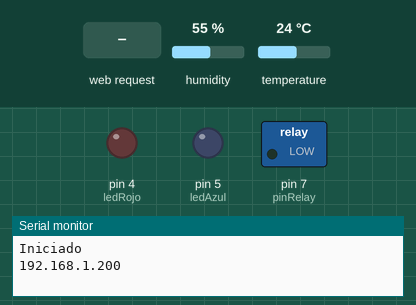
This sketch was run on a simulated Arduino Uno, built with avr-gcc and run on an emulated ATmega328P. Shown: switched loads named in the sketch (green lamp = pin HIGH), output pins drawn as LEDs (lit = HIGH), the last lines printed to the serial monitor. Inputs (shaded band) come from the test bench; at power-on: humidity 55 %, temperature 24 °C. WiFi joins after 1.5 s; servers stay silent unless stated.

Above: at 1.2 s.
1.3 s: HTTP request GET /ROJO_ON received
At 2.5 s:
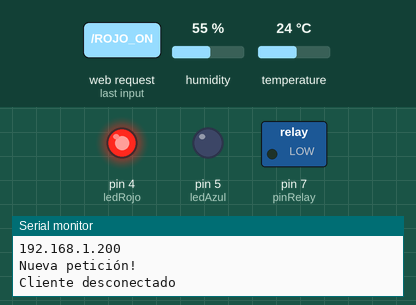
2.8 s: HTTP request GET /AZUL_ON received
At 4.0 s:
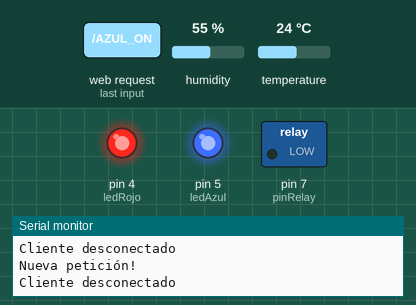
4.3 s: HTTP request GET /ROJO_OFF received
At 4.9 s:
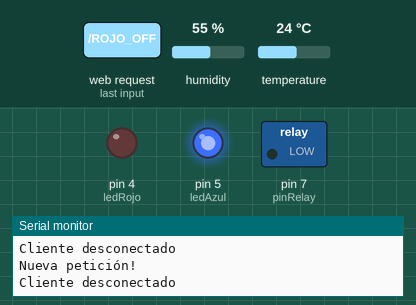
5.8 s: HTTP request GET /TODOS_ON received
At 6.4 s:
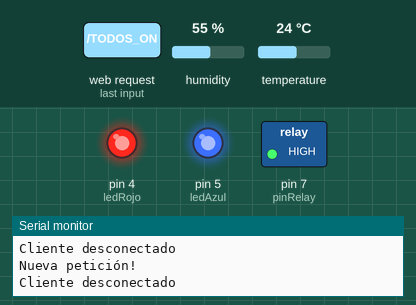
7.3 s: HTTP request GET /AZUL_OFF received
At 8.4 s:
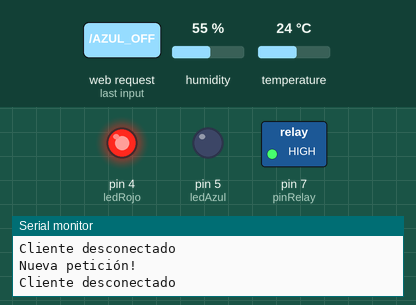
8.8 s: HTTP request GET /AMBOS_OFF received
At 9.9 s:
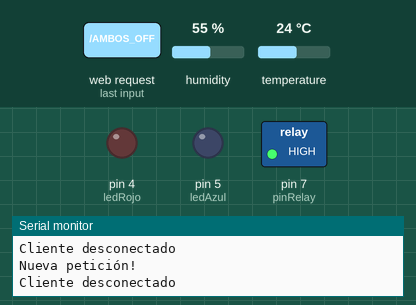
Timing chart, 0 to 11.3 s (numbered marks = the images above; inputs shaded):
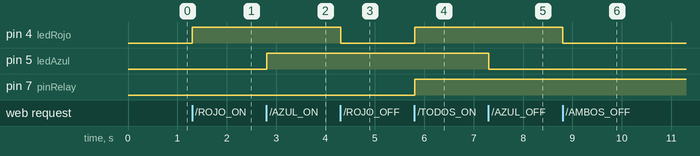

The sketch:

Practica_Ethernet_LED_Primer_Parcial.ino
```cpp
#include <SPI.h>
#include <Ethernet.h>
#include <DHT.h>
#include <Stepper.h>

// Dirección MAC e IP
byte MAC[] = {0xDE, 0xAD, 0xBE, 0xED, 0xAE, 0xAD};
IPAddress ip(192, 168, 1, 200);
EthernetServer server(80);

// Pines LED
const byte ledRojo = 4;
const byte ledAzul = 5;
const byte pinRelay = 7;  // Pin para el relay (ajusta según tu conexión)

// Estado de LEDs y Relay (usando bytes en lugar de Strings para ahorrar memoria)
byte estadoLedRojo = 0;  // 0 = apagado, 1 = encendido
byte estadoLedAzul = 0;  // 0 = apagado, 1 = encendido
byte estadoRelay = 0;    // 0 = apagado, 1 = encendido

// Sensor DHT11
#define DHTPIN 6          // Pin digital para el DHT11
#define DHTTYPE DHT11     // Tipo de sensor

DHT dht(DHTPIN, DHTTYPE); // Inicializa sensor

// Configuración del motor paso a paso
const int pasosPorRevolucion = 200; // Cambia según tu motor
const int velocidadMotor = 100; // RPM

const byte IN1 = 8;
const byte IN2 = 9;
const byte IN3 = 10;
const byte IN4 = 11;

Stepper motor(pasosPorRevolucion, IN1, IN2, IN3, IN4);
int ultimoAngulo = 0;

// Constantes para textos (usar PROGMEM para guardar strings en memoria de programa)
const char HTTP_HEAD[] PROGMEM = "HTTP/1.1 200 OK\r\nContent-Type: text/html\r\nConnection: close\r\n\r\n";
const char HTML_HEAD[] PROGMEM = "<!DOCTYPE html><html><head><title>Control Arduino</title><style>body{font-family:Arial;margin:10px}h1{color:#333;font-size:18px}a{color:blue;margin:5px;display:inline-block}</style></head><body>";
const char HTML_END[] PROGMEM = "</body></html>";

void setup() {
  pinMode(ledRojo, OUTPUT);
  pinMode(ledAzul, OUTPUT);
  pinMode(pinRelay, OUTPUT);

  // Inicializar relay apagado
  digitalWrite(pinRelay, LOW);

  Ethernet.begin(MAC, ip);
  server.begin();

  Serial.begin(9600);
  Serial.println(F("Iniciado")); // F() guarda strings en memoria flash
  Serial.println(Ethernet.localIP());

  dht.begin();  // Inicia el sensor
  motor.setSpeed(velocidadMotor); // Configura la velocidad del motor
}

// Función para enviar texto desde PROGMEM
void enviarTextoProgmem(EthernetClient &cliente, const char *texto) {
  char c;
  while ((c = pgm_read_byte(texto++))) {
    cliente.write(c);
  }
}

void loop() {
  EthernetClient cliente = server.available();

  if (cliente) {
    Serial.println(F("Nueva petición!"));
    String peticion = "";
    boolean estadoActual = true;
    boolean finDeLinea = true;
    char c;

    while (cliente.connected()) {
      if (cliente.available()) {
        c = cliente.read();
        peticion += c;

        // Procesar petición cuando se detecte una línea en blanco
        if (c == '\n' && finDeLinea) {
          // Control de LEDs
          if (peticion.indexOf(F("GET /ROJO_ON")) >= 0) {
            digitalWrite(ledRojo, HIGH);
            estadoLedRojo = 1;
          } else if (peticion.indexOf(F("GET /ROJO_OFF")) >= 0) {
            digitalWrite(ledRojo, LOW);
            estadoLedRojo = 0;
          }

          if (peticion.indexOf(F("GET /AZUL_ON")) >= 0) {
            digitalWrite(ledAzul, HIGH);
            estadoLedAzul = 1;
          } else if (peticion.indexOf(F("GET /AZUL_OFF")) >= 0) {
            digitalWrite(ledAzul, LOW);
            estadoLedAzul = 0;
          }

          // Control de TODOS (ambos LEDs y relay)
          if (peticion.indexOf(F("GET /TODOS_ON")) >= 0) {
            digitalWrite(ledRojo, HIGH);
            digitalWrite(ledAzul, HIGH);
            digitalWrite(pinRelay, HIGH);
            estadoLedRojo = 1;
            estadoLedAzul = 1;
            estadoRelay = 1;
          } else if (peticion.indexOf(F("GET /TODOS_OFF")) >= 0) {
            digitalWrite(ledRojo, LOW);
            digitalWrite(ledAzul, LOW);
            digitalWrite(pinRelay, LOW);
            estadoLedRojo = 0;
            estadoLedAzul = 0;
            estadoRelay = 0;
          }

          // Control solo de AMBOS LEDs (mantener para compatibilidad)
          if (peticion.indexOf(F("GET /AMBOS_ON")) >= 0) {
            digitalWrite(ledRojo, HIGH);
            digitalWrite(ledAzul, HIGH);
            estadoLedRojo = 1;
            estadoLedAzul = 1;
          } else if (peticion.indexOf(F("GET /AMBOS_OFF")) >= 0) {
            digitalWrite(ledRojo, LOW);
            digitalWrite(ledAzul, LOW);
            estadoLedRojo = 0;
            estadoLedAzul = 0;
          }

          // Control del Relay
          if (peticion.indexOf(F("GET /RELAY_ON")) >= 0) {
            digitalWrite(pinRelay, HIGH);
            estadoRelay = 1;
          } else if (peticion.indexOf(F("GET /RELAY_OFF")) >= 0) {
            digitalWrite(pinRelay, LOW);
            estadoRelay = 0;
          }

          // Control del motor paso a paso
          if (peticion.indexOf(F("GET /GIRAR_MOTOR?angulo=")) >= 0) {
            int inicioIndex = peticion.indexOf(F("GET /GIRAR_MOTOR?angulo=")) + 24;
            int finIndex = peticion.indexOf(F(" "), inicioIndex);
            String valorAngulo = peticion.substring(inicioIndex, finIndex);
            ultimoAngulo = valorAngulo.toInt();

            int pasos = map(ultimoAngulo, 0, 360, 0, pasosPorRevolucion);
            motor.step(pasos);
            Serial.print(F("Motor movido "));
            Serial.print(ultimoAngulo);
            Serial.println(F(" grados."));
          }

          // Leer valores del sensor
          float h = dht.readHumidity();
          float t = dht.readTemperature();

          // Enviar encabezado
          enviarTextoProgmem(cliente, HTTP_HEAD);
          enviarTextoProgmem(cliente, HTML_HEAD);

          // LED ROJO
          cliente.println(F("<h1>LED ROJO</h1>"));
          cliente.println(F("<a href='/ROJO_ON'>ON</a> | <a href='/ROJO_OFF'>OFF</a>"));
          cliente.print(F("<p>LED ROJO "));
          cliente.print(estadoLedRojo ? F("PRENDIDO") : F("APAGADO"));
          cliente.println(F("</p>"));

          // LED AZUL
          cliente.println(F("<h1>LED AZUL</h1>"));
          cliente.println(F("<a href='/AZUL_ON'>ON</a> | <a href='/AZUL_OFF'>OFF</a>"));
          cliente.print(F("<p>LED AZUL "));
          cliente.print(estadoLedAzul ? F("PRENDIDO") : F("APAGADO"));
          cliente.println(F("</p>"));

          // RELAY (FOCO)
          cliente.println(F("<h1>CONTROL FOCO</h1>"));
          cliente.println(F("<a href='/RELAY_ON'>ENCENDER</a> | <a href='/RELAY_OFF'>APAGAR</a>"));
          cliente.print(F("<p>RELAY "));
          cliente.print(estadoRelay ? F("ENCENDIDO") : F("APAGADO"));
          cliente.println(F("</p>"));

          // CONTROL TODOS
          cliente.println(F("<h1>CONTROL TODOS</h1>"));
          cliente.println(F("<a href='/TODOS_ON'>PRENDER TODOS</a> | <a href='/TODOS_OFF'>APAGAR TODOS</a>"));
          cliente.println(F("<p>Controla ambos LEDs y el foco simultáneamente</p>"));

          // MOTOR
          cliente.println(F("<h1>MOTOR PASO A PASO</h1>"));
          cliente.println(F("<form action='/GIRAR_MOTOR' method='get'>"));
          cliente.println(F("<label for='angulo'>Ángulo (-360 a 360):</label>"));
          cliente.println(F("<input type='number' id='angulo' name='angulo' min='-360' max='360' value='0'>"));
          cliente.println(F("<input type='submit' value='Girar'>"));
          cliente.println(F("</form>"));
          cliente.print(F("<p>Último movimiento: "));
          cliente.print(ultimoAngulo);
          cliente.println(F(" grados</p>"));

          // AMBIENTE
          cliente.println(F("<h1>MEDICION AMBIENTE</h1>"));
          if (isnan(t) || isnan(h)) {
            cliente.println(F("<p>Error al leer el sensor</p>"));
          } else {
            cliente.print(F("<p>Temperatura: "));
            cliente.print(t);
            cliente.println(F(" &deg;C</p>"));
            cliente.print(F("<p>Humedad: "));
            cliente.print(h);
            cliente.println(F(" %</p>"));
          }

          enviarTextoProgmem(cliente, HTML_END);
          break;
        }

        if (c == '\n') {
          finDeLinea = true;
        } else if (c != '\r') {
          finDeLinea = false;
        }
      }
    }

    delay(5);
    cliente.stop();
    Serial.println(F("Cliente desconectado"));
  }
}
```

Measured:
- after the input at 1.3 s, pin 4 (ledRojo): LOW → HIGH at once
- after the input at 2.8 s, pin 5 (ledAzul): LOW → HIGH at once
- after the input at 4.3 s, pin 4 (ledRojo): HIGH → LOW at once
- after the input at 5.8 s, pin 4 (ledRojo), pin 7 (pinRelay): LOW → HIGH at once
- after the input at 7.3 s, pin 5 (ledAzul): HIGH → LOW at once
- after the input at 8.8 s, pin 4 (ledRojo): HIGH → LOW at once
